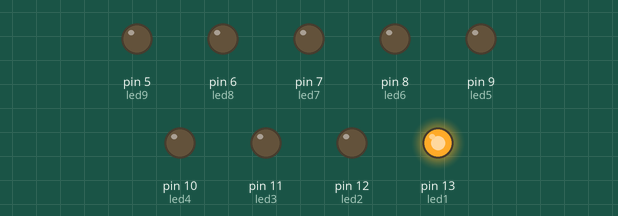
Recording of a sketch running on a simulated Arduino Uno, built with avr-gcc and run on an emulated ATmega328P. Shown: output pins drawn as LEDs (lit = HIGH).

Above: at 0.05 s.
At 0.75 s:
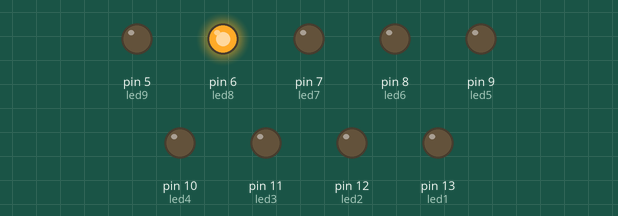
At 1.45 s:
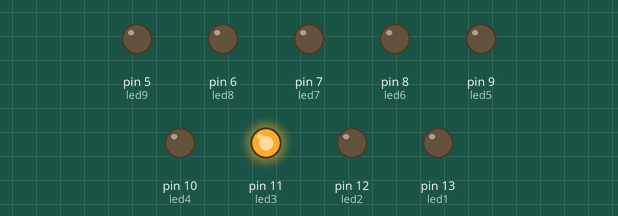
At 2.9 s:
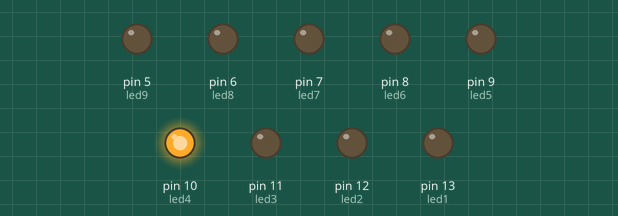
At 4.1 s:
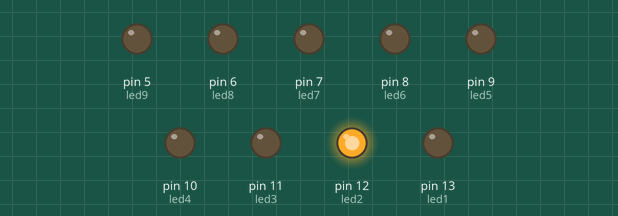
At 5.75 s:
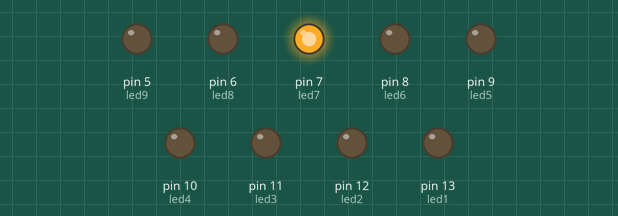
Timing chart, 0 to 6.0 s (numbered marks = the images above):
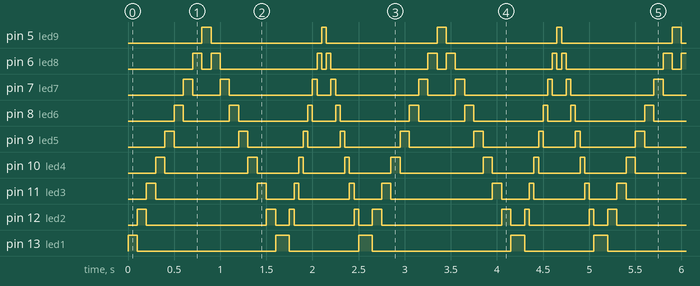

Measured:
- by itself, pin 5 (led9): alternates HIGH for 0.10 s and LOW for 1.2 s
- by itself, pin 6 (led8): repeats every 2.6 s: LOW 0.10 s, HIGH 0.10 s, LOW 1.1 s, HIGH 0.05 s, LOW 0.05 s, HIGH 0.05 s, LOW 1.1 s, HIGH 0.10 s
- by itself, pin 7 (led7): repeats every 2.6 s: LOW 0.30 s, HIGH 0.10 s, LOW 0.90 s, HIGH 0.05 s, LOW 0.15 s, HIGH 0.05 s, LOW 0.90 s, HIGH 0.10 s
- by itself, pin 8 (led6): repeats every 2.6 s: LOW 0.50 s, HIGH 0.10 s, LOW 0.75 s, HIGH 0.05 s, LOW 0.25 s, HIGH 0.05 s, LOW 0.75 s, HIGH 0.10 s
- by itself, pin 9 (led5): repeats every 2.6 s: LOW 0.70 s, HIGH 0.10 s, LOW 0.60 s, HIGH 0.05 s, LOW 0.35 s, HIGH 0.05 s, LOW 0.60 s, HIGH 0.10 s
- by itself, pin 10 (led4): repeats every 2.6 s: LOW 0.90 s, HIGH 0.10 s, 2 × (LOW 0.45 s, HIGH 0.05 s), LOW 0.45 s, HIGH 0.10 s
- by itself, pin 11 (led3): repeats every 2.6 s: LOW 1.1 s, HIGH 0.10 s, LOW 0.30 s, HIGH 0.05 s, LOW 0.55 s, HIGH 0.05 s, LOW 0.30 s, HIGH 0.10 s
- by itself, pin 12 (led2): repeats every 2.6 s: LOW 1.3 s, HIGH 0.10 s, LOW 0.15 s, HIGH 0.05 s, LOW 0.65 s, HIGH 0.05 s, LOW 0.15 s, HIGH 0.10 s

The sketch:

Kara__im_ek_LED_Devresi.ino
```cpp
//---------------------------------------//
//----------------OKTAY ALA--------------//
//---Arduino | Kara Şimşek LED Devresi---//
//---------------------------------------//

 //Ledlerin pin bağlantılarına göre tanımlamasını yapıyoruz
const int led1 = 13;
const int led2 = 12;
const int led3 = 11;
const int led4 = 10;
const int led5 = 9;
const int led6 = 8;
const int led7 = 7;
const int led8 = 6;
const int led9 = 5;

void setup()
{
  //Ledlerin çıkış pini olduğunu tanımlıyoruz
  pinMode(led1, OUTPUT);
  pinMode(led2, OUTPUT);
  pinMode(led3, OUTPUT);
  pinMode(led4, OUTPUT);
  pinMode(led5, OUTPUT);
  pinMode(led6, OUTPUT);
  pinMode(led7, OUTPUT);
  pinMode(led8, OUTPUT);
  pinMode(led9, OUTPUT);
}

void loop()
{
  //Sırasıyla 1 - 2 - 3 - 4 - 5 - 6 - 7 - 8 - 9 ledlerin yanması için gereken kodlar aşağıdadır.
  digitalWrite(led1, HIGH);
  delay(100);
  digitalWrite(led1, LOW);

  digitalWrite(led2, HIGH);
  delay(100);
  digitalWrite(led2, LOW);

  digitalWrite(led3, HIGH);
  delay(100);
  digitalWrite(led3, LOW);

  digitalWrite(led4, HIGH);
  delay(100);
  digitalWrite(led4, LOW);

  digitalWrite(led5, HIGH);
  delay(100);
  digitalWrite(led5, LOW);

  digitalWrite(led6, HIGH);
  delay(100);
  digitalWrite(led6, LOW);

  digitalWrite(led7, HIGH);
  delay(100);
  digitalWrite(led7, LOW);

  digitalWrite(led8, HIGH);
  delay(100);
  digitalWrite(led8, LOW);

  digitalWrite(led9, HIGH);
  delay(100);
  digitalWrite(led9, LOW);

  ///////////////////////////

  digitalWrite(led8, HIGH);
  delay(100);
  digitalWrite(led8, LOW);

  digitalWrite(led7, HIGH);
  delay(100);
  digitalWrite(led7, LOW);

  digitalWrite(led6, HIGH);
  delay(100);
  digitalWrite(led6, LOW);

  digitalWrite(led5, HIGH);
  delay(100);
  digitalWrite(led5, LOW);

  digitalWrite(led4, HIGH);
  delay(100);
  digitalWrite(led4, LOW);

  digitalWrite(led3, HIGH);
  delay(100);
  digitalWrite(led3, LOW);

  digitalWrite(led2, HIGH);
  delay(100);
  digitalWrite(led2, LOW);

  digitalWrite(led1, HIGH);
  delay(100);
  digitalWrite(led1, LOW);

  ///////////3/////////////

  digitalWrite(led1, HIGH);
  delay(50);
  digitalWrite(led1, LOW);

  digitalWrite(led2, HIGH);
  delay(50);
  digitalWrite(led2, LOW);

  digitalWrite(led3, HIGH);
  delay(50);
  digitalWrite(led3, LOW);

  digitalWrite(led4, HIGH);
  delay(50);
  digitalWrite(led4, LOW);

  digitalWrite(led5, HIGH);
  delay(50);
  digitalWrite(led5, LOW);

  digitalWrite(led6, HIGH);
  delay(50);
  digitalWrite(led6, LOW);

  digitalWrite(led7, HIGH);
  delay(50);
  digitalWrite(led7, LOW);

  digitalWrite(led8, HIGH);
  delay(50);
  digitalWrite(led8, LOW);

  digitalWrite(led9, HIGH);
  delay(50);
  digitalWrite(led9, LOW);

  digitalWrite(led8, HIGH);
  delay(50);
  digitalWrite(led8, LOW);

  digitalWrite(led7, HIGH);
  delay(50);
  digitalWrite(led7, LOW);

  digitalWrite(led6, HIGH);
  delay(50);
  digitalWrite(led6, LOW);

  digitalWrite(led5, HIGH);
  delay(50);
  digitalWrite(led5, LOW);

  digitalWrite(led4, HIGH);
  delay(50);
  digitalWrite(led4, LOW);

  digitalWrite(led3, HIGH);
  delay(50);
  digitalWrite(led3, LOW);

  digitalWrite(led2, HIGH);
  delay(50);
  digitalWrite(led2, LOW);

  digitalWrite(led1, HIGH);
  delay(50);
  digitalWrite(led1, LOW);
}
```
